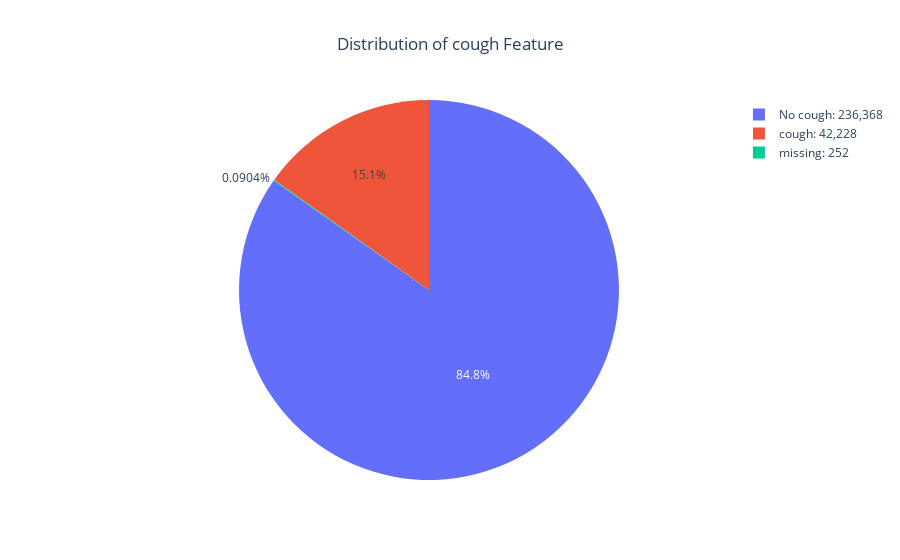

Source (notebook cell):
### Code cell
def pie_value_count(feature, label=None):
    value_counts = df[feature].value_counts()
    missing = df[feature].isna().sum()
    value_counts["missing"] = missing
    if not label:
        label = value_counts.index.map({
            0.0: f"No {feature}: {value_counts.iloc[0]:,}", 
            1.0: f"{feature}: {value_counts.iloc[1]:,}", 
            "missing": f"missing: {missing}"
        })
    else:
        label = value_counts.index.map({
            key: f"{key}: {value_counts[key]:,}" for key in value_counts.keys()
        })
    print(label)
    data_for_pie = pd.DataFrame({
        'value_counts': value_counts.values,
        'status': label,
        "missing": value_counts["missing"]
    })
    
    fig = px.pie(
        data_for_pie,
        values="value_counts",
        names="status",
        title=f"Distribution of {feature} Feature"
    )
    fig.update_layout(
        title_x=0.5
    )
    fig.show()

pie_value_count("cough")

### Figure 1 — Plotly figure (JSON) as saved in the notebook; plotly's stock layout.template omitted (floating-point values rounded to 4 significant figures)
{"data": [{"domain": {"x": [0, 1], "y": [0, 1]}, "hovertemplate": "status=%{label}<br>value_counts=%{value}<extra></extra>", "labels": ["No cough: 236,368", "cough: 42,228", "missing: 252"], "legendgroup": "", "name": "", "showlegend": true, "type": "pie", "values": [236368, 42228, 252]}], "layout": {"legend": {"tracegroupgap": 0}, "title": {"text": "Distribution of cough Feature", "x": 0.5}}}
